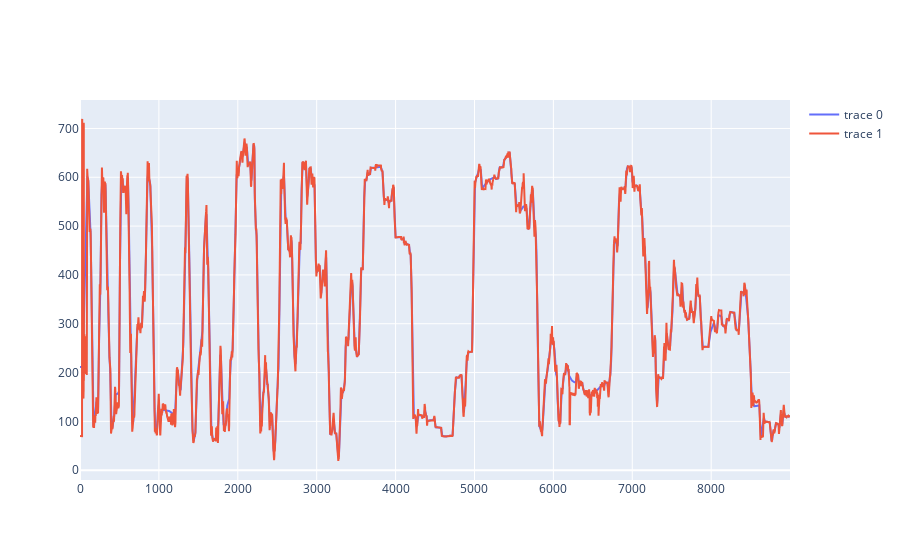

Write notebook code for a chart like this one.
### Code cell
import plotly.graph_objects as go

fig = go.Figure()

fig.add_trace(go.Scatter(x=df.index, y=df[scorer]['nose']['x']))
fig.add_trace(go.Scatter(x=df_raw.index, y=df_raw[scorer]['nose']['x']))

### Figure 1 — Plotly figure (JSON) as saved in the notebook; plotly's stock layout.template omitted (floating-point values rounded to 4 significant figures; data arrays with more than 128 entries replaced by an {"elided": "..."} marker saying what was removed)
{"data": [{"type": "scatter", "x": {"elided": "9000 int values"}, "y": {"elided": "9000 float values"}}, {"type": "scatter", "x": {"elided": "9000 int values"}, "y": {"elided": "9000 float values"}}], "layout": {}}
